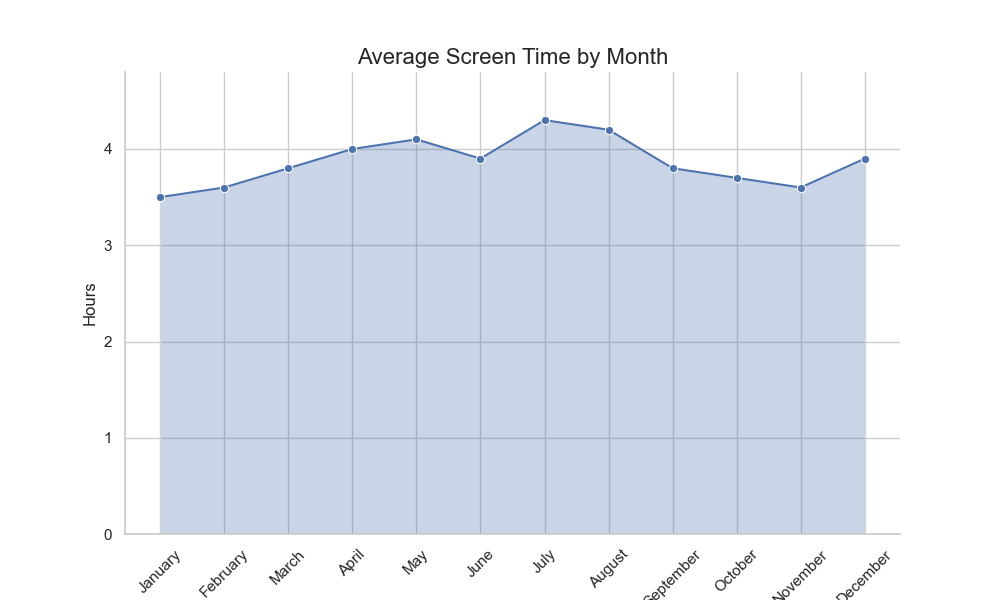

The Python source for this figure:

import pandas as pd
import seaborn as sns
import matplotlib.pyplot as plt

# Given data
data = [
    {'Month': 'January', 'Average Screen Time (Hours)': 3.5},
    {'Month': 'February', 'Average Screen Time (Hours)': 3.6},
    {'Month': 'March', 'Average Screen Time (Hours)': 3.8},
    {'Month': 'April', 'Average Screen Time (Hours)': 4.0},
    {'Month': 'May', 'Average Screen Time (Hours)': 4.1},
    {'Month': 'June', 'Average Screen Time (Hours)': 3.9},
    {'Month': 'July', 'Average Screen Time (Hours)': 4.3},
    {'Month': 'August', 'Average Screen Time (Hours)': 4.2},
    {'Month': 'September', 'Average Screen Time (Hours)': 3.8},
    {'Month': 'October', 'Average Screen Time (Hours)': 3.7},
    {'Month': 'November', 'Average Screen Time (Hours)': 3.6},
    {'Month': 'December', 'Average Screen Time (Hours)': 3.9}
]

# Convert the list of dictionaries to a DataFrame
df = pd.DataFrame(data)

# Converting 'Month' to a categorical data type ordering by calendar months
df['Month'] = pd.Categorical(df['Month'], categories=[
    'January', 'February', 'March', 'April', 'May', 'June',
    'July', 'August', 'September', 'October', 'November', 'December'
], ordered=True)

# Create a lineplot and use fill_between to create the area chart effect
sns.set_theme(style="whitegrid")
plt.figure(figsize=(10, 6))
lineplot = sns.lineplot(data=df, x='Month', y='Average Screen Time (Hours)', sort=False, marker='o')
plt.fill_between(df['Month'], df['Average Screen Time (Hours)'], alpha=0.3)

# Additional customizations for a more engaging chart
plt.title('Average Screen Time by Month', fontsize=16)
plt.xlabel('Month')
plt.xticks(rotation=45)
plt.ylabel('Hours')
plt.ylim(0, df['Average Screen Time (Hours)'].max() + 0.5)
sns.despine()  # Remove the top and right spines

# Show the plot
plt.show()
